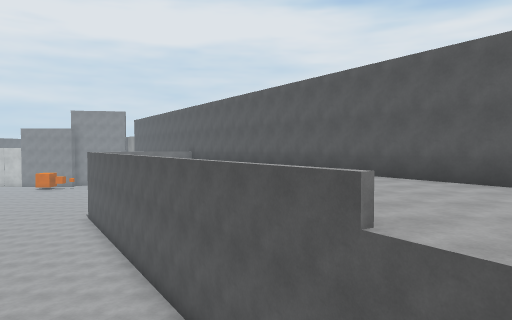
[1] (above)

20 first-person views from a walk through a scene from a Unity 3-D project. The camera is 1.4 m above the floor, tilts 2° down and sees 70° across. The floor is counted in squares, 2 m on a side. Each view is taken from the middle of a square. On the plan, view 1 faces up. The plan holds only what a view shows up to about 11 squares ahead; the rest is blank. The place goes on beyond the plan. The player character is not drawn. Surface patterns are stand-ins for the level's own textures.

[2]
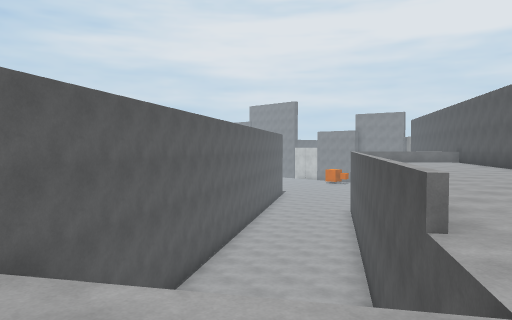

[3]
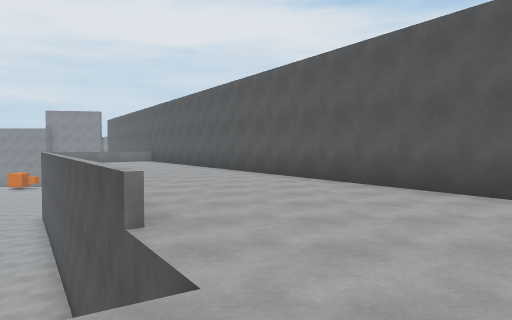

[4]
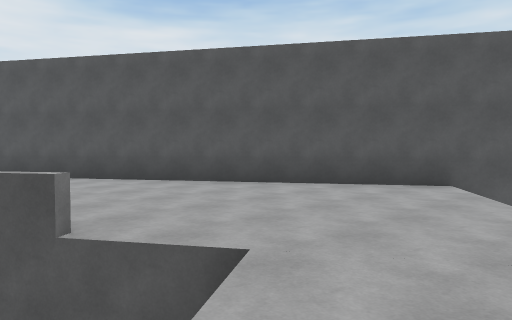

[5]
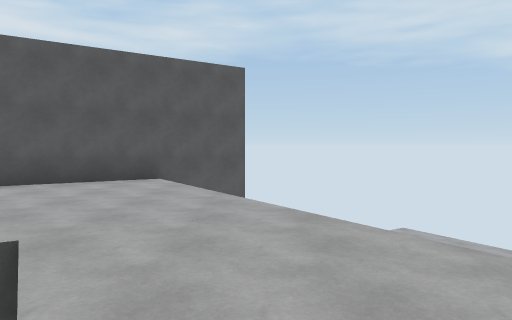

[6]
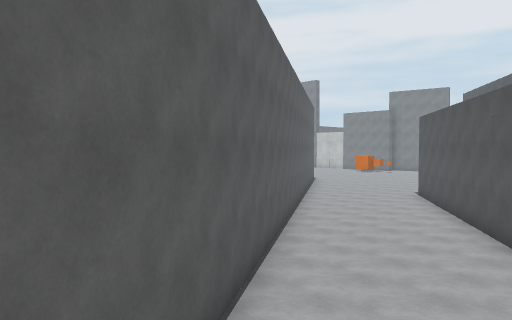

[7]
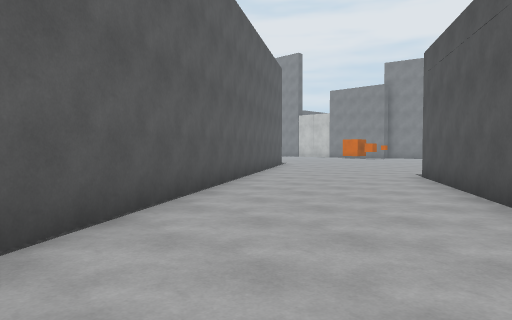

[8]
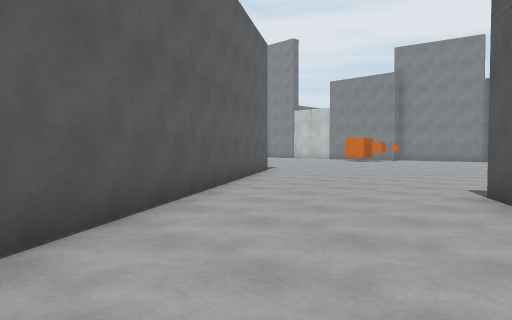

[9]
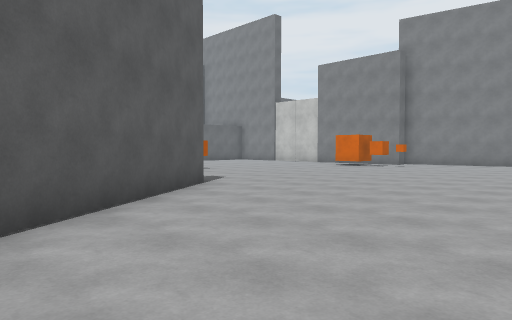

[10]
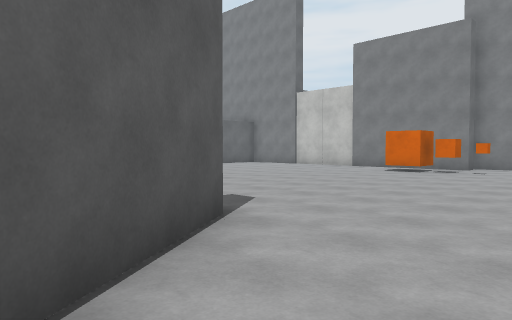

[11]
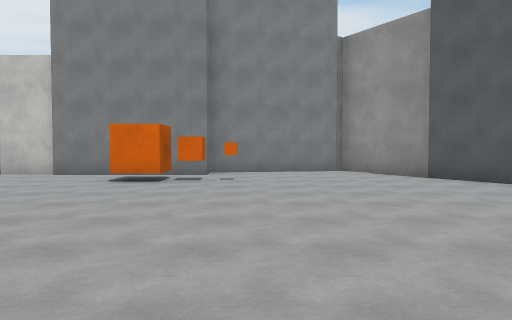

[12]
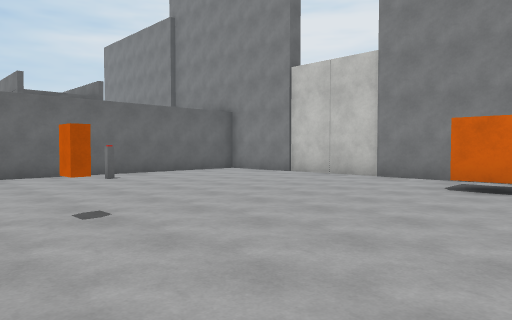

[13]
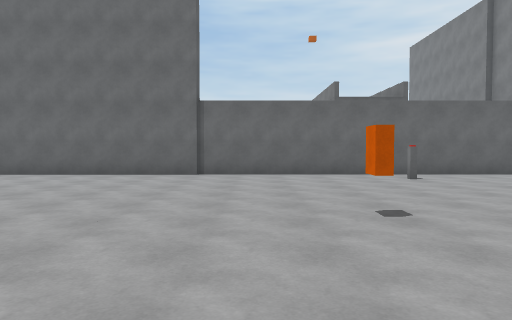

[14]
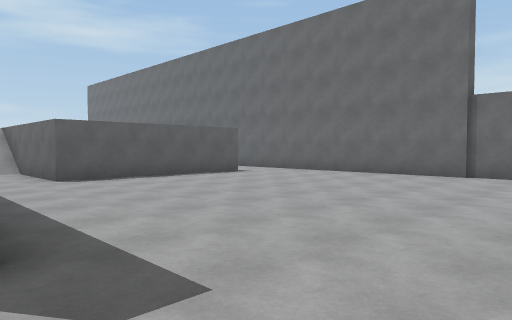

[15]
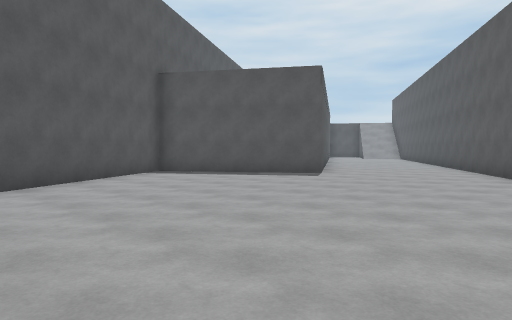

[16]
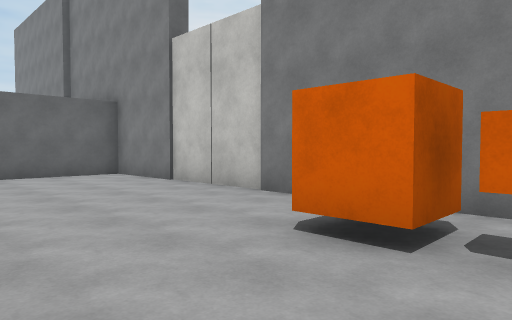

[17]
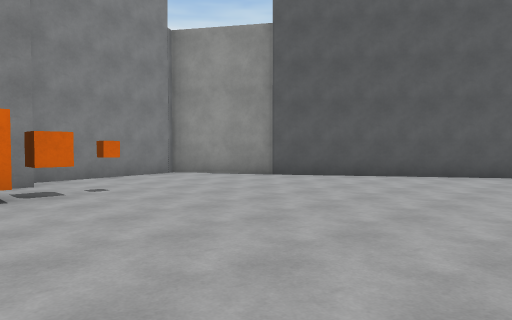

[18]
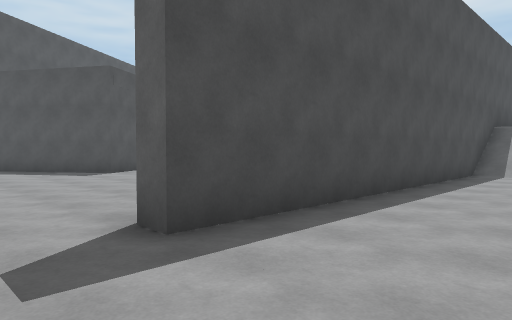

[19]
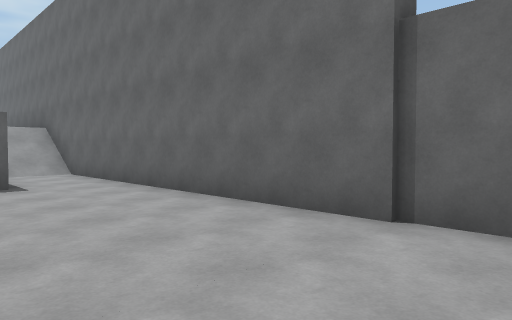

[20]
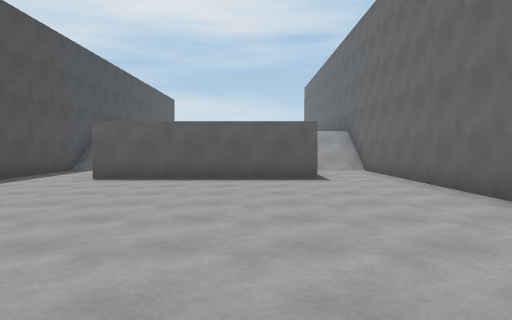

### Floor plan
Key: @ floor where view 1 was taken; # wall or solid block; . main floor; : floor 4.75 m higher than the main floor; / step, stairs or slope; = window, fence, low wall or low ledge; ^ raised ledge; v drop or lower ground; O other object.
Columns run from 24 left of view 1 to 8 right of it. Each row starts with its distance up from view 1.
 30          ######
 29 ##########....##
 28 #..............#
 27 #.......OOO....##
 26 #...............##
 25 #................#
 24 #................##
 23 #.O...............##
 22 #..................#
 21 #.....O............##
 20 #...................##
 19 #....................#
 18 #.........#........#=#
 17 #.........##.......^
 16 #.........##.....=
 15 #.........###.....
 14 #.........# ##....=
 13 #../////..#  #.....:
 12 #..     ..#  ##..../   ::
 11 #..     ..#   #.....=  :::#
 10 #//     //#   ##.....: :::##
  9 #//     //#    ##....=#::::##
  8 #//     //#     #.....=:::::#
  7           #     ##.....:::::##
  6                  ##....=:::::##
  5                   #...  /:::::#
  4                   ##    .:::::##
  3                     #    #:::::#
  2                     #//  .:::::##
  1                     ##  //::::v #
  0                        /@:::v   v

Positions as (right, up) in squares from view 1, and headings:
1: (0, 0), facing up
2: (2, 0), facing up-left
3: (2, 0), facing up
4: (0, 0), facing up-right
5: (-1, 0), facing right
6: (-2, 2), facing up-left
7: (-4, 7), facing up-left
8: (-6, 10), facing up-left
9: (-8, 14), facing up-left
10: (-11, 16), facing up-left
11: (-13, 19), facing up
12: (-14, 20), facing up-left
13: (-14, 20), facing left
14: (-14, 21), facing down-left
15: (-13, 24), facing down-right
16: (-14, 24), facing up-left
17: (-16, 21), facing up-right
18: (-17, 20), facing down-right
19: (-20, 20), facing down-left
20: (-20, 21), facing down
